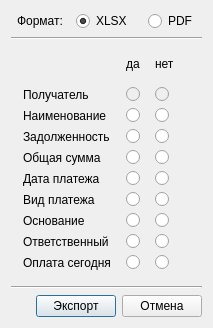
<?xml version="1.0" encoding="UTF-8"?>
<ui version="4.0">
 <class>ExportDialog</class>
 <widget class="QDialog" name="ExportDialog">
  <property name="geometry">
   <rect>
    <x>0</x>
    <y>0</y>
    <width>213</width>
    <height>328</height>
   </rect>
  </property>
  <property name="windowTitle">
   <string>Экспорт в файл</string>
  </property>
  <layout class="QGridLayout" name="gridLayout_2">
   <item row="4" column="1">
    <spacer name="verticalSpacer">
     <property name="orientation">
      <enum>Qt::Orientation::Vertical</enum>
     </property>
     <property name="sizeType">
      <enum>QSizePolicy::Policy::Fixed</enum>
     </property>
     <property name="sizeHint" stdset="0">
      <size>
       <width>20</width>
       <height>10</height>
      </size>
     </property>
    </spacer>
   </item>
   <item row="3" column="1" colspan="2">
    <layout class="QGridLayout" name="gridLayout">
     <property name="sizeConstraint">
      <enum>QLayout::SizeConstraint::SetDefaultConstraint</enum>
     </property>
     <property name="leftMargin">
      <number>6</number>
     </property>
     <property name="rightMargin">
      <number>6</number>
     </property>
     <property name="horizontalSpacing">
      <number>15</number>
     </property>
     <item row="4" column="0">
      <widget class="QLabel" name="label_4">
       <property name="text">
        <string>Общая сумма</string>
       </property>
      </widget>
     </item>
     <item row="9" column="0">
      <widget class="QLabel" name="label_9">
       <property name="text">
        <string>Оплата сегодня</string>
       </property>
      </widget>
     </item>
     <item row="3" column="0">
      <widget class="QLabel" name="label_3">
       <property name="text">
        <string>Задолженность</string>
       </property>
      </widget>
     </item>
     <item row="2" column="2">
      <widget class="QRadioButton" name="rb_name_off">
       <property name="text">
        <string/>
       </property>
      </widget>
     </item>
     <item row="3" column="1">
      <widget class="QRadioButton" name="rb_remainsum_on">
       <property name="text">
        <string/>
       </property>
      </widget>
     </item>
     <item row="7" column="1">
      <widget class="QRadioButton" name="rb_desc_on">
       <property name="text">
        <string/>
       </property>
      </widget>
     </item>
     <item row="7" column="2">
      <widget class="QRadioButton" name="rb_desc_off">
       <property name="text">
        <string/>
       </property>
      </widget>
     </item>
     <item row="8" column="2">
      <widget class="QRadioButton" name="rb_responsible_off">
       <property name="text">
        <string/>
       </property>
      </widget>
     </item>
     <item row="7" column="0">
      <widget class="QLabel" name="label_7">
       <property name="text">
        <string>Основание</string>
       </property>
      </widget>
     </item>
     <item row="9" column="1">
      <widget class="QRadioButton" name="rb_todayshare_on">
       <property name="text">
        <string/>
       </property>
      </widget>
     </item>
     <item row="6" column="1">
      <widget class="QRadioButton" name="rb_paymenttype_on">
       <property name="text">
        <string/>
       </property>
      </widget>
     </item>
     <item row="6" column="0">
      <widget class="QLabel" name="label_6">
       <property name="text">
        <string>Вид платежа</string>
       </property>
      </widget>
     </item>
     <item row="4" column="1">
      <widget class="QRadioButton" name="rb_totalsum_on">
       <property name="text">
        <string/>
       </property>
      </widget>
     </item>
     <item row="3" column="2">
      <widget class="QRadioButton" name="rb_remainsum_off">
       <property name="text">
        <string/>
       </property>
      </widget>
     </item>
     <item row="1" column="1">
      <widget class="QRadioButton" name="rb_receiver_on">
       <property name="enabled">
        <bool>false</bool>
       </property>
       <property name="text">
        <string/>
       </property>
      </widget>
     </item>
     <item row="9" column="2">
      <widget class="QRadioButton" name="rb_todayshare_off">
       <property name="text">
        <string/>
       </property>
      </widget>
     </item>
     <item row="1" column="0">
      <widget class="QLabel" name="label">
       <property name="enabled">
        <bool>true</bool>
       </property>
       <property name="text">
        <string>Получатель</string>
       </property>
      </widget>
     </item>
     <item row="8" column="0">
      <widget class="QLabel" name="label_8">
       <property name="text">
        <string>Ответственный</string>
       </property>
      </widget>
     </item>
     <item row="5" column="2">
      <widget class="QRadioButton" name="rb_duedate_off">
       <property name="text">
        <string/>
       </property>
      </widget>
     </item>
     <item row="6" column="2">
      <widget class="QRadioButton" name="rb_paymenttype_off">
       <property name="text">
        <string/>
       </property>
      </widget>
     </item>
     <item row="5" column="1">
      <widget class="QRadioButton" name="rb_duedate_on">
       <property name="text">
        <string/>
       </property>
      </widget>
     </item>
     <item row="2" column="1">
      <widget class="QRadioButton" name="rb_name_on">
       <property name="text">
        <string/>
       </property>
      </widget>
     </item>
     <item row="1" column="2">
      <widget class="QRadioButton" name="rb_receiver_off">
       <property name="enabled">
        <bool>false</bool>
       </property>
       <property name="text">
        <string/>
       </property>
      </widget>
     </item>
     <item row="2" column="0">
      <widget class="QLabel" name="label_2">
       <property name="text">
        <string>Наименование</string>
       </property>
      </widget>
     </item>
     <item row="8" column="1">
      <widget class="QRadioButton" name="rb_responsible_on">
       <property name="text">
        <string/>
       </property>
      </widget>
     </item>
     <item row="5" column="0">
      <widget class="QLabel" name="label_5">
       <property name="text">
        <string>Дата платежа</string>
       </property>
      </widget>
     </item>
     <item row="4" column="2">
      <widget class="QRadioButton" name="rb_totalsum_off">
       <property name="text">
        <string/>
       </property>
      </widget>
     </item>
     <item row="0" column="1">
      <widget class="QLabel" name="label_10">
       <property name="text">
        <string>да</string>
       </property>
       <property name="alignment">
        <set>Qt::AlignmentFlag::AlignCenter</set>
       </property>
      </widget>
     </item>
     <item row="0" column="2">
      <widget class="QLabel" name="label_11">
       <property name="text">
        <string>нет</string>
       </property>
       <property name="alignment">
        <set>Qt::AlignmentFlag::AlignLeading|Qt::AlignmentFlag::AlignLeft|Qt::AlignmentFlag::AlignVCenter</set>
       </property>
      </widget>
     </item>
    </layout>
   </item>
   <item row="3" column="3">
    <spacer name="horizontalSpacer_4">
     <property name="orientation">
      <enum>Qt::Orientation::Horizontal</enum>
     </property>
     <property name="sizeHint" stdset="0">
      <size>
       <width>40</width>
       <height>20</height>
      </size>
     </property>
    </spacer>
   </item>
   <item row="7" column="0" colspan="4">
    <layout class="QHBoxLayout" name="horizontalLayout">
     <item>
      <spacer name="horizontalSpacer">
       <property name="orientation">
        <enum>Qt::Orientation::Horizontal</enum>
       </property>
       <property name="sizeHint" stdset="0">
        <size>
         <width>40</width>
         <height>20</height>
        </size>
       </property>
      </spacer>
     </item>
     <item>
      <widget class="QPushButton" name="pb_export">
       <property name="text">
        <string>Экспорт</string>
       </property>
      </widget>
     </item>
     <item>
      <widget class="QPushButton" name="pb_cancel">
       <property name="text">
        <string>Отмена</string>
       </property>
      </widget>
     </item>
    </layout>
   </item>
   <item row="5" column="0" colspan="4">
    <widget class="Line" name="line">
     <property name="orientation">
      <enum>Qt::Orientation::Horizontal</enum>
     </property>
    </widget>
   </item>
   <item row="2" column="0" colspan="4">
    <widget class="Line" name="line_2">
     <property name="orientation">
      <enum>Qt::Orientation::Horizontal</enum>
     </property>
    </widget>
   </item>
   <item row="0" column="1" colspan="3">
    <layout class="QHBoxLayout" name="horizontalLayout_2">
     <item>
      <widget class="QLabel" name="label_12">
       <property name="text">
        <string>Формат:  </string>
       </property>
      </widget>
     </item>
     <item>
      <widget class="QRadioButton" name="rb_xlsx">
       <property name="text">
        <string>XLSX</string>
       </property>
       <property name="checked">
        <bool>true</bool>
       </property>
      </widget>
     </item>
     <item>
      <spacer name="horizontalSpacer_2">
       <property name="orientation">
        <enum>Qt::Orientation::Horizontal</enum>
       </property>
       <property name="sizeType">
        <enum>QSizePolicy::Policy::Fixed</enum>
       </property>
       <property name="sizeHint" stdset="0">
        <size>
         <width>10</width>
         <height>20</height>
        </size>
       </property>
      </spacer>
     </item>
     <item>
      <widget class="QRadioButton" name="rb_pdf">
       <property name="text">
        <string>PDF</string>
       </property>
      </widget>
     </item>
     <item>
      <spacer name="horizontalSpacer_5">
       <property name="orientation">
        <enum>Qt::Orientation::Horizontal</enum>
       </property>
       <property name="sizeHint" stdset="0">
        <size>
         <width>40</width>
         <height>20</height>
        </size>
       </property>
      </spacer>
     </item>
    </layout>
   </item>
  </layout>
 </widget>
 <resources/>
 <connections/>
</ui>
